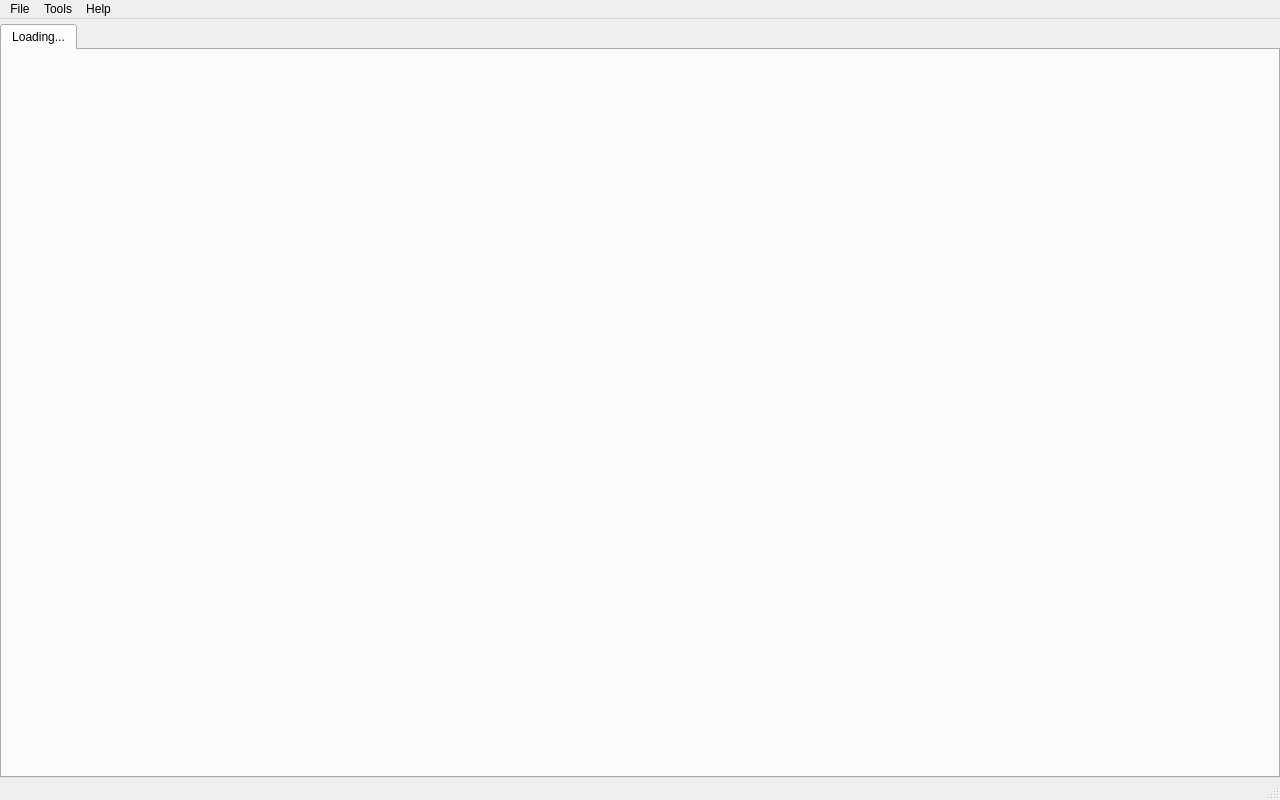
<?xml version="1.0" encoding="UTF-8"?>
<ui version="4.0">
    <class>MainWindow</class>
    <widget class="QMainWindow" name="MainWindow">
        <property name="geometry">
            <rect>
                <x>0</x>
                <y>0</y>
                <width>1280</width>
                <height>800</height>
            </rect>
        </property>
        <property name="windowTitle">
            <string>xInfer Studio</string>
        </property>
        <property name="styleSheet">
            <string notr="true">/* Base style is handled by dark_theme.qss, specific overrides here if needed */</string>
        </property>

        <widget class="QWidget" name="centralwidget">
            <layout class="QVBoxLayout" name="verticalLayout">
                <property name="leftMargin">
                    <number>0</number>
                </property>
                <property name="topMargin">
                    <number>5</number>
                </property>
                <property name="rightMargin">
                    <number>0</number>
                </property>
                <property name="bottomMargin">
                    <number>0</number>
                </property>
                <item>
                    <widget class="QTabWidget" name="mainTabWidget">
                        <property name="currentIndex">
                            <number>0</number>
                        </property>
                        <property name="iconSize">
                            <size>
                                <width>24</width>
                                <height>24</height>
                            </size>
                        </property>
                        <widget class="QWidget" name="tab_placeholder1">
                            <attribute name="title">
                                <string>Loading...</string>
                            </attribute>
                        </widget>
                    </widget>
                </item>
            </layout>
        </widget>

        <widget class="QMenuBar" name="menubar">
            <property name="geometry">
                <rect>
                    <x>0</x>
                    <y>0</y>
                    <width>1280</width>
                    <height>22</height>
                </rect>
            </property>
            <widget class="QMenu" name="menuFile">
                <property name="title">
                    <string>File</string>
                </property>
                <addaction name="actionExit"/>
            </widget>
            <widget class="QMenu" name="menuTools">
                <property name="title">
                    <string>Tools</string>
                </property>
                <addaction name="actionDevice_Manager"/>
                <addaction name="separator"/>
                <addaction name="actionSettings"/>
            </widget>
            <widget class="QMenu" name="menuHelp">
                <property name="title">
                    <string>Help</string>
                </property>
                <addaction name="actionAbout"/>
            </widget>
            <addaction name="menuFile"/>
            <addaction name="menuTools"/>
            <addaction name="menuHelp"/>
        </widget>

        <widget class="QStatusBar" name="statusbar"/>

        <action name="actionExit">
            <property name="text">
                <string>Exit</string>
            </property>
            <property name="shortcut">
                <string>Ctrl+Q</string>
            </property>
        </action>
        <action name="actionDevice_Manager">
            <property name="text">
                <string>Device Manager...</string>
            </property>
            <property name="shortcut">
                <string>Ctrl+D</string>
            </property>
        </action>
        <action name="actionSettings">
            <property name="text">
                <string>Settings...</string>
            </property>
        </action>
        <action name="actionAbout">
            <property name="text">
                <string>About</string>
            </property>
        </action>
    </widget>
    <resources/>
    <connections/>
</ui>
